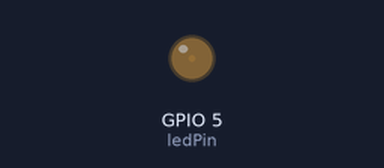
Bench run of a program on a simulated ESP32. On the bench: output pins drawn as LEDs (lit = HIGH).

Above: at 0.05 s.
At 2.15 s:
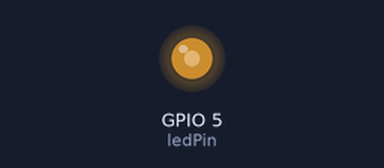
At 3.45 s:
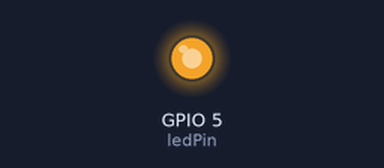
At 6.9 s:
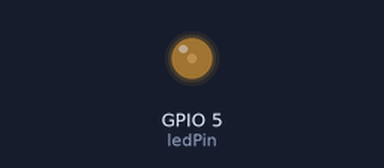
Timing chart, 0 to 10.0 s (numbered marks = the images above):
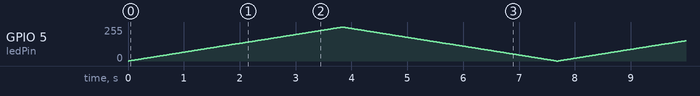

The program:

main.cpp
```cpp
#include <Arduino.h>

const int ledPin = 5; //set output signal to pin 5
//pwm setting
const int freq = 5000;
const int ledChannel = 0;
const int resolution = 8;

void setup() {
  // put your setup code here, to run once:
  //setup pwm channel
  ledcSetup(ledChannel, freq, resolution);
  //connect channel to pin
  ledcAttachPin(ledPin, ledChannel);
}

void loop() {
  // put your main code here, to run repeatedly:
  //light up
  for(int dutyCycle = 0; dutyCycle <= 255; dutyCycle++){
    //changing the LED brightness with PWM
    ledcWrite(ledChannel, dutyCycle);
    delay(15);
  }
  //light down
  for(int dutyCycle = 255; dutyCycle >= 0; dutyCycle--){
    //changing the LED brightness with PWM
    ledcWrite(ledChannel, dutyCycle);
    delay(15);
  }
}
```
